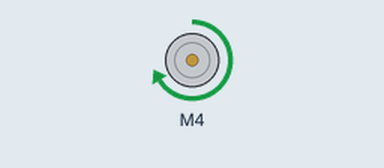
The sketch below on a simulated Arduino Uno, built with avr-gcc and run on an emulated ATmega328P. Parts: DC motor (green arrow = forward, orange = backward, longer = faster).

Above: at 0.5 s.
At 19.7 s:
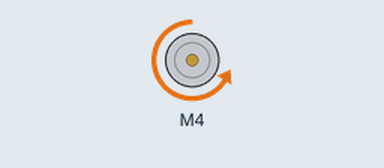
At 41.1 s:
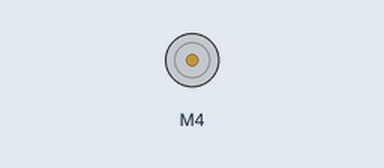
Timing chart, 0 to 43.9 s (numbered marks = the images above):
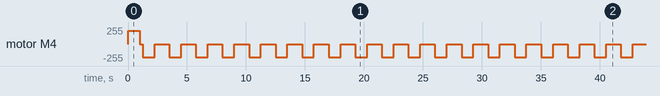

The sketch:

Pusher_dc_motor.ino.ino
```cpp
#include <AFMotor.h>

AF_DCMotor motor(4);
bool gripped = false;

void setup()
{
  //Set initial speed of the motor & stop
  motor.setSpeed(200);
  motor.run(RELEASE);
}

void loop() {
  uint8_t i;

  // Turn on motor
  motor.run(FORWARD);

    // Accelerate from zero to maximum speed
  if(gripped== false){
    for(int i = 0; i<100; i++){
    motor.setSpeed(200);
      delay(10);
    }
    gripped = true;
  }


  if(gripped==true){
      // stop for few sec
    for(int i = 0; i<50; i++){
      motor.setSpeed(0);
        delay(5);
    }
    motor.run(BACKWARD);
      // Accelerate from zero to maximum speed
    for(int i = 0; i<100; i++){
      motor.setSpeed(200);
        delay(10);
    }
    gripped==false;
  }


  // Now turn off motor
  motor.run(RELEASE);
  delay(1000);
}
```

Measured:
- by itself, motor M4: moves between backward 200/255 and forward 200/255, repeating every 33.8 s
